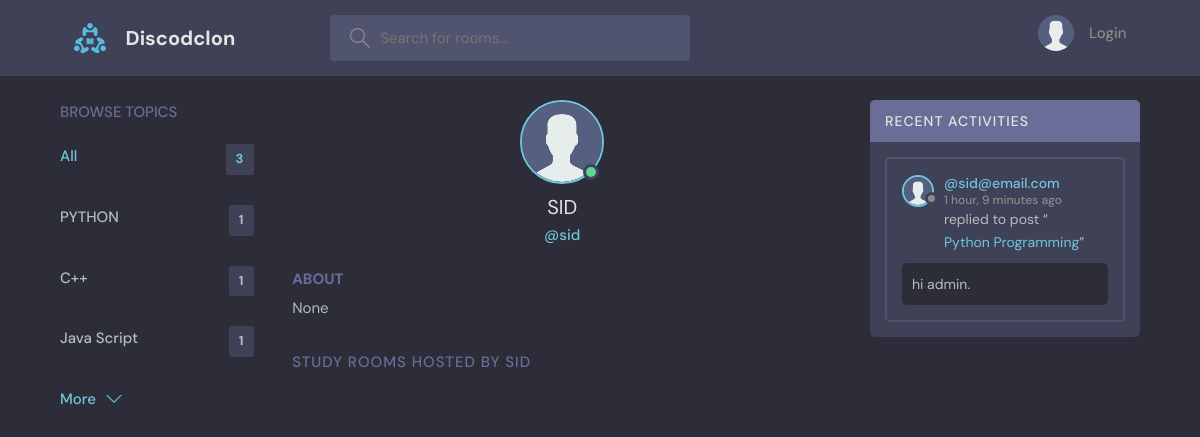
The app's page /profile/2/ with its own data.
### base/models.py (models this page shows, shortened)
class Topic(models.Model):
    name = models.CharField(max_length=200)

class User(AbstractUser):
    name=models.CharField(max_length=200, null=True)
    email=models.EmailField(unique=True, null=True)
    bio=models.TextField(null=True)
    avatar=models.ImageField(null=True, default="avatar.svg")
    USERNAME_FIELD = 'email'
    REQUIRED_FIELDS=[]

class Message(models.Model):
    user = models.ForeignKey(User, on_delete=models.CASCADE)
    room = models.ForeignKey(Room, on_delete=models.CASCADE)
    body = models.TextField()
    updated = models.DateTimeField(auto_now=True)
    created = models.DateTimeField(auto_now_add=True)
    class Meta:
        ordering = [
            '-updated',
            '-created'
        ]
    def __str__(self) -> str:
        return self.body[0:50]

class Room(models.Model):
    host = models.ForeignKey(User, on_delete=models.SET_NULL, null=True)
    topic = models.ForeignKey(Topic, on_delete=models.SET_NULL, null=True)
    name = models.CharField(max_length=200)
    description = models.TextField(null=True, blank=True)
    participants = models.ManyToManyField(User, related_name="participants", blank=True)
    updated = models.DateTimeField(auto_now=True)
    created = models.DateTimeField(auto_now_add=True)
    class Meta:
        ordering = [
            '-updated',
            '-created'
        ]
    def __str__(self) -> str:
        return str(self.name)

### base/views.py (the view)
# urls.py: path('profile/<str:pk>/',views.userProfile,name='user_profile'),
def userProfile(request,pk):
    user = User.objects.get(id=pk)
    rooms = user.room_set.all()
    room_messages =user.message_set.all()
    topics = Topic.objects.all()
    context = {'user':user, 'rooms':rooms, 'room_messages':room_messages, 'topics':topics}
    return render(request, 'base/profile.html',context)

### base/templates/base/profile.html (shortened to what this page needs)
{% extends 'main.html' %}
{% block content %}
<main class="profile-page layout layout--3">
  <div class="container">
    {% include 'base/topics_components.html' %}
    <div class="roomList">
      <div class="profile">
        <div class="profile__avatar">
          <div class="avatar avatar--large active">
            <img src="{{user.avatar.url}}" />
          </div>
        </div>
        <div class="profile__info">
          <h3><span style="text-transform:uppercase;"> {{user.username}}</span></h3>
          <p>@{{user.username}}</p>
        </div>
        <div class="profile__about">
          <h3>About</h3>
          <p>
            {{user.bio}}
          </p>
        </div>
      </div>
      <div class="roomList__header">
        <div>
          <h2>Study Rooms Hosted by {{user.username}}</a>
          </h2>
        </div>
      </div>
    </div>
    {% include 'base/activity_component.html' %}
  </div>
</main>
{% endblock content %}

### templates/main.html (shortened to what this page needs)
<!DOCTYPE html>
{% load static %}
<html lang="en">
  <head>
    <link rel="stylesheet" href="{% static 'styles/style.css' %}" />
  </head>
  <body>
    {%include 'navbar.html'%}
    {%block content%}
    {% endblock %}
  </body>
</html>

### templates/navbar.html (shortened to what this page needs)
{% load static %}
<header class="header header--loggedIn">
    <div class="container">
      <a href="{% url 'Home' %}" class="header__logo">
        <img src="{% static 'images/logo.svg' %}" />
        <h1>Discodclon</h1>
      </a>
      <form class="header__search" method="GET" action="{% url 'Home' %}">
        <label>
          <input name="q" placeholder="Search for rooms..." />
        </label>
      </form>
      <nav class="header__menu">
        {% if request.user.is_authenticated %}
        <div class="header__user">
          <a href="{% url 'update-user' %}">
            <div class="avatar avatar--medium active">
              <img src="{{user.avatar.url}}" />
            </div>
            <p>{{request.user.username}}<span>@{{request.user}}</span></p>
          </a>
          <button class="dropdown-button">
            <svg version="1.1" xmlns="http://www.w3.org/2000/svg" width="32" height="32" viewBox="0 0 32 32">
              <title>chevron-down</title>
              <path d="M16 21l-13-13h-3l16 16 16-16h-3l-13 13z"></path>
            </svg>
          </button>
        </div>
        <div class="dropdown-menu">
          <a href="{% url 'update-user' %}" class="dropdown-link"
            ><svg version="1.1" xmlns="http://www.w3.org/2000/svg" width="32" height="32" viewBox="0 0 32 32">
              <title>tools</title>
              <path
                d="M27.465 32c-1.211 0-2.35-0.471-3.207-1.328l-9.392-9.391c-2.369 0.898-4.898 0.951-7.355 0.15-3.274-1.074-5.869-3.67-6.943-6.942-0.879-2.682-0.734-5.45 0.419-8.004 0.135-0.299 0.408-0.512 0.731-0.572 0.32-0.051 0.654 0.045 0.887 0.277l5.394 5.395 3.586-3.586-5.394-5.395c-0.232-0.232-0.336-0.564-0.276-0.887s0.272-0.596 0.572-0.732c2.552-1.152 5.318-1.295 8.001-0.418 3.274 1.074 5.869 3.67 6.943 6.942 0.806 2.457 0.752 4.987-0.15 7.358l9.392 9.391c0.844 0.842 1.328 2.012 1.328 3.207-0 2.5-2.034 4.535-4.535 4.535zM15.101 19.102c0.26 0 0.516 0.102 0.707 0.293l9.864 9.863c0.479 0.479 1.116 0.742 1.793 0.742 1.398 0 2.535-1.137 2.535-2.535 0-0.668-0.27-1.322-0.742-1.793l-9.864-9.863c-0.294-0.295-0.376-0.74-0.204-1.119 0.943-2.090 1.061-4.357 0.341-6.555-0.863-2.631-3.034-4.801-5.665-5.666-1.713-0.561-3.468-0.609-5.145-0.164l4.986 4.988c0.391 0.391 0.391 1.023 0 1.414l-5 5c-0.188 0.188-0.441 0.293-0.707 0.293s-0.52-0.105-0.707-0.293l-4.987-4.988c-0.45 1.682-0.397 3.436 0.164 5.146 0.863 2.631 3.034 4.801 5.665 5.666 2.2 0.721 4.466 0.604 6.555-0.342 0.132-0.059 0.271-0.088 0.411-0.088z"
              ></path>
            </svg>
            Settings</a
          >
          <a href="{% url 'logout' %}" class="dropdown-link"
            ><svg version="1.1" xmlns="http://www.w3.org/2000/svg" width="32" height="32" viewBox="0 0 32 32">
              <title>sign-out</title>
              <path
                d="M3 0h22c0.553 0 1 0 1 0.553l-0 3.447h-2v-2h-20v28h20v-2h2l0 3.447c0 0.553-0.447 0.553-1 0.553h-22c-0.553 0-1-0.447-1-1v-30c0-0.553 0.447-1 1-1z"
              ></path>
              <path
                d="M21.879 21.293l1.414 1.414 6.707-6.707-6.707-6.707-1.414 1.414 4.293 4.293h-14.172v2h14.172l-4.293 4.293z"
              ></path>
            </svg>
            Logout</a>
            {% else %}
            <a href="{% url 'login'%}">
              <img src="{% static 'images/avatar.svg' %}" />
              <p>Login</p>
            </a>
          {% endif %}
        </div>
  </header>

### base/templates/base/topics_components.html
<div class="topics">
    <div class="topics__header">
      <h2>Browse Topics</h2>
    </div>
    <ul class="topics__list">
      <li>
        <a href="{% url 'Home' %}" class="active">All <span>{{topics.count}}</span></a>
      </li>
      {%for topic in topics%}
      <li>
        <a href="{%url 'Home'%}?q={{topic.name}}">{{topic.name}} <span>{{topic.room_set.all.count}}</span></a>
      </li>
      {% endfor %}
    </ul>
    <a class="btn btn--link" href="{% url 'topics'%}">
      More
      <svg version="1.1" xmlns="http://www.w3.org/2000/svg" width="32" height="32" viewBox="0 0 32 32">
        <title>chevron-down</title>
        <path d="M16 21l-13-13h-3l16 16 16-16h-3l-13 13z"></path>
      </svg>
    </a>
  </div>

### base/templates/base/activity_component.html (shortened to what this page needs)
<div>
<div class="activities">
    <div class="activities__header">
      <h2>Recent Activities</h2>
    </div>
    {% for message in room_messages %}
    <div class="activities__box">
      <div class="activities__boxHeader roomListRoom__header">
        <a href="{%url 'user_profile' message.user.id %}" class="roomListRoom__author">
          <div class="avatar avatar--small">
            <img src="{{message.user.avatar.url}}" />
          </div>
          <p>
            @{{message.user}}
            <span>{{message.created|timesince}} ago</span>
          </p>
        </a>
      </div>
      <div class="activities__boxContent">
        <p>replied to post “<a href="{% url 'Room' message.room.id %}">{{message.room}}</a>”</p>
        <div class="activities__boxRoomContent">
          {{message}}
        </div>
      </div>
    </div>
    {% endfor %}
  </div>
</div>

### records on screen
Topic: name "PYTHON", room_set.all.count "1"
Topic: name "C++", room_set.all.count "1"
Topic: name "Java Script", room_set.all.count "1"
User: avatar (placeholder picture), username "SID", username "sid", bio "None"
Message: user.avatar (placeholder picture), user "sid@email.com", created "1 hour, 9 minutes", room "Python Programming", body "hi admin."

### other values on screen
{{ topics.count }} "3"
